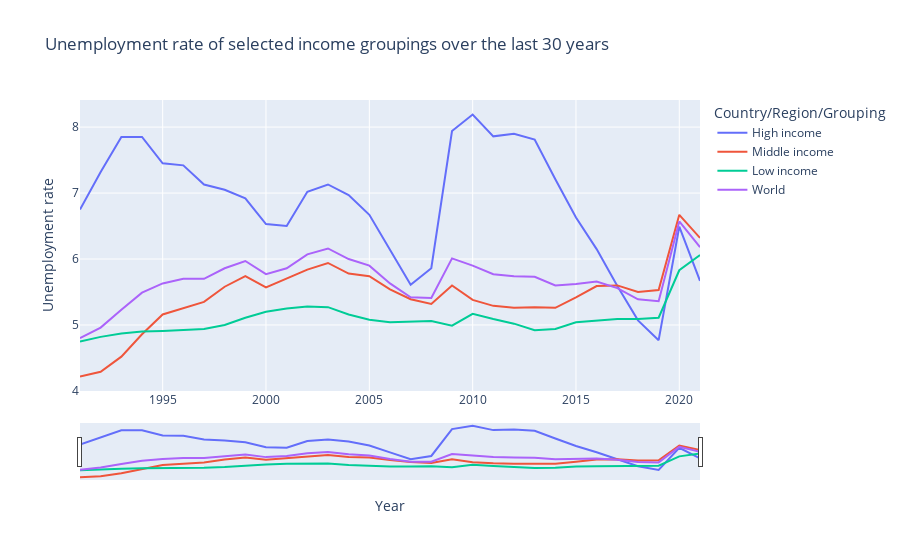

The code cell stored with this chart in its notebook:
### Markdown cell above
Add a range slider

### Code cell
fig.update_layout(
    xaxis=dict(
        rangeslider=dict(
            visible=True
        ),
        type="date"
    )
)


fig.update_layout(
    xaxis_title="Year", yaxis_title="Unemployment rate"
)

fig.show()

### Figure 1 — Plotly figure (JSON) as saved in the notebook; plotly's stock layout.template omitted (floating-point values rounded to 4 significant figures)
{"data": [{"hovertemplate": "Country/Region/Grouping=High income<br>Year=%{x}<br>value=%{y}<extra></extra>", "legendgroup": "High income", "line": {"color": "#636efa", "dash": "solid"}, "marker": {"symbol": "circle"}, "mode": "lines", "name": "High income", "orientation": "v", "showlegend": true, "type": "scatter", "x": ["1991", "1992", "1993", "1994", "1995", "1996", "1997", "1998", "1999", "2000", "2001", "2002", "2003", "2004", "2005", "2006", "2007", "2008", "2009", "2010", "2011", "2012", "2013", "2014", "2015", "2016", "2017", "2018", "2019", "2020", "2021"], "xaxis": "x", "y": [6.75, 7.32, 7.85, 7.85, 7.45, 7.42, 7.13, 7.05, 6.92, 6.53, 6.5, 7.02, 7.13, 6.97, 6.67, 6.14, 5.61, 5.86, 7.94, 8.19, 7.86, 7.9, 7.81, 7.21, 6.63, 6.15, 5.59, 5.07, 4.77, 6.49, 5.67], "yaxis": "y"}, {"hovertemplate": "Country/Region/Grouping=Middle income<br>Year=%{x}<br>value=%{y}<extra></extra>", "legendgroup": "Middle income", "line": {"color": "#EF553B", "dash": "solid"}, "marker": {"symbol": "circle"}, "mode": "lines", "name": "Middle income", "orientation": "v", "showlegend": true, "type": "scatter", "x": ["1991", "1992", "1993", "1994", "1995", "1996", "1997", "1998", "1999", "2000", "2001", "2002", "2003", "2004", "2005", "2006", "2007", "2008", "2009", "2010", "2011", "2012", "2013", "2014", "2015", "2016", "2017", "2018", "2019", "2020", "2021"], "xaxis": "x", "y": [4.22, 4.29, 4.52, 4.86, 5.16, 5.26, 5.35, 5.58, 5.74, 5.57, 5.7, 5.84, 5.94, 5.78, 5.74, 5.54, 5.39, 5.32, 5.6, 5.38, 5.29, 5.26, 5.27, 5.26, 5.42, 5.59, 5.6, 5.5, 5.53, 6.67, 6.32], "yaxis": "y"}, {"hovertemplate": "Country/Region/Grouping=Low income<br>Year=%{x}<br>value=%{y}<extra></extra>", "legendgroup": "Low income", "line": {"color": "#00cc96", "dash": "solid"}, "marker": {"symbol": "circle"}, "mode": "lines", "name": "Low income", "orientation": "v", "showlegend": true, "type": "scatter", "x": ["1991", "1992", "1993", "1994", "1995", "1996", "1997", "1998", "1999", "2000", "2001", "2002", "2003", "2004", "2005", "2006", "2007", "2008", "2009", "2010", "2011", "2012", "2013", "2014", "2015", "2016", "2017", "2018", "2019", "2020", "2021"], "xaxis": "x", "y": [4.75, 4.82, 4.87, 4.9, 4.91, 4.92, 4.94, 5, 5.11, 5.2, 5.25, 5.28, 5.27, 5.16, 5.08, 5.04, 5.05, 5.06, 4.99, 5.17, 5.09, 5.02, 4.92, 4.94, 5.04, 5.07, 5.09, 5.09, 5.11, 5.83, 6.06], "yaxis": "y"}, {"hovertemplate": "Country/Region/Grouping=World<br>Year=%{x}<br>value=%{y}<extra></extra>", "legendgroup": "World", "line": {"color": "#ab63fa", "dash": "solid"}, "marker": {"symbol": "circle"}, "mode": "lines", "name": "World", "orientation": "v", "showlegend": true, "type": "scatter", "x": ["1991", "1992", "1993", "1994", "1995", "1996", "1997", "1998", "1999", "2000", "2001", "2002", "2003", "2004", "2005", "2006", "2007", "2008", "2009", "2010", "2011", "2012", "2013", "2014", "2015", "2016", "2017", "2018", "2019", "2020", "2021"], "xaxis": "x", "y": [4.8, 4.96, 5.23, 5.49, 5.63, 5.7, 5.7, 5.86, 5.97, 5.77, 5.86, 6.07, 6.16, 6, 5.9, 5.63, 5.42, 5.41, 6.01, 5.9, 5.77, 5.74, 5.73, 5.6, 5.62, 5.66, 5.56, 5.39, 5.36, 6.57, 6.18], "yaxis": "y"}], "layout": {"autosize": true, "legend": {"title": {"text": "Country/Region/Grouping"}, "tracegroupgap": 0}, "title": {"text": "Unemployment rate of selected income groupings over the last 30 years "}, "xaxis": {"anchor": "y", "autorange": true, "domain": [0, 1], "range": ["1991-01-01", "2021-01-01"], "rangeslider": {"autorange": true, "range": ["1991-01-01", "2021-01-01"], "visible": true, "yaxis": {"_template": null, "rangemode": "match"}}, "title": {"text": "Year"}, "type": "date"}, "yaxis": {"anchor": "x", "autorange": true, "domain": [0, 1], "range": [3.999, 8.411], "title": {"text": "Unemployment rate"}, "type": "linear"}}}
